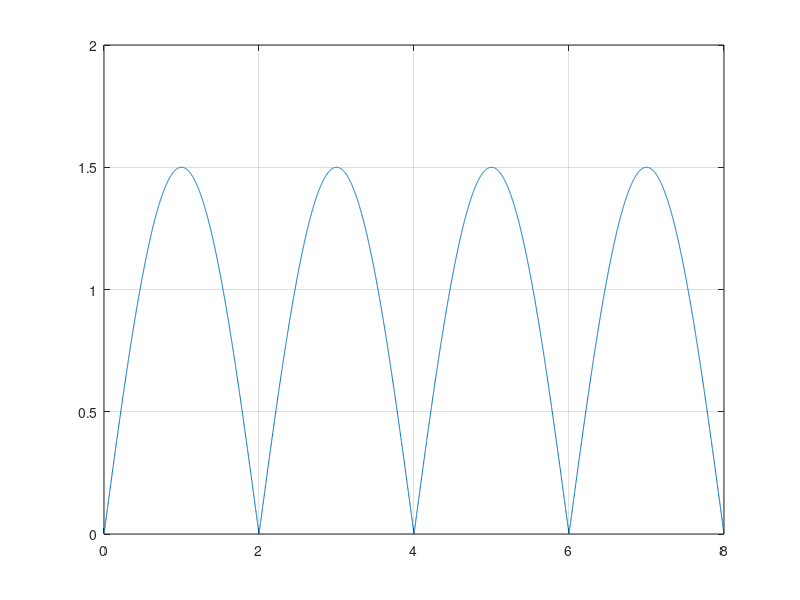
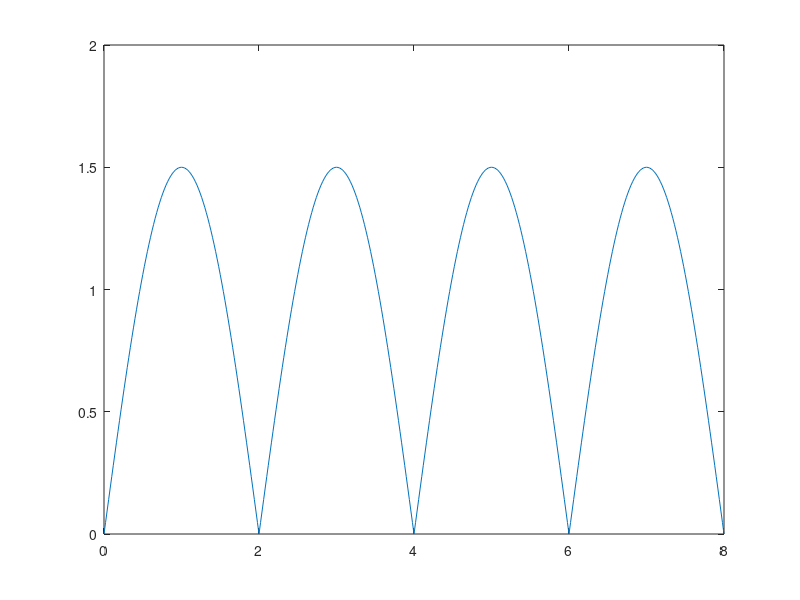
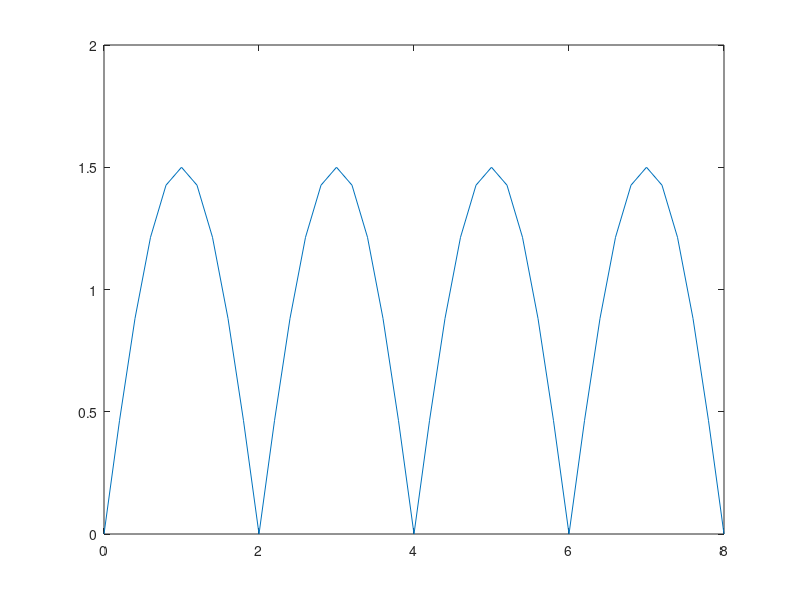

MATLAB code for these plots, in order:
T=4;
f=0.25;
%Semnal sinusoidal redresat dublu alternanta
%Perioada semnalului neredresat este de 4s
%Semnal cu rezolutie temporara 2ms
t1=0:0.002:8;
x1=abs(1.5*sin(2*pi*t1*f));
%am pus functia in modul pentru a avea doar valori pozitive
figure(1)
plot(t1,x1)
grid

%Semnal cu rezolutie temporara 20ms
t2=0:0.02:8;
x2=abs(1.5*sin(2*pi*t2*f));
figure(2)
plot(t2,x2)

%Semnal cu rezolutie temporara 200ms
t3=0:0.2:8;
x3=abs(1.5*sin(2*pi*t3*f));
figure(3)
plot(t3,x3)

%am afisat 4 perioade a unui semnal sinusoidal redresat dubla alternanta ce
%neredresat avea 2 perioade
